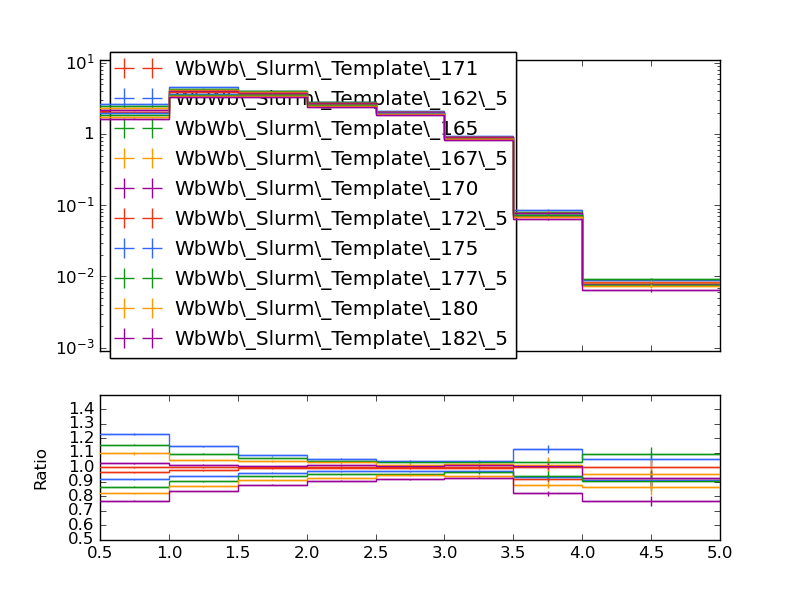

The script that saved this image:
#! /usr/bin/env python

# This Python script was auto-generated using YODA v2.0.1.
# Analysis object: /WbWb_singlelepton/dr_bw
# Timestamp: 12-01-2026 (12:51:18)

import matplotlib as mpl
import matplotlib.pyplot as plt
mpl.use('Agg') # comment out for interactive use
import os
import numpy as np

plotDir = os.path.split(os.path.realpath(__file__))[0]
if 'YODA_USER_PLOT_PATH' in globals():
    plot_outdir = globals()['YODA_USER_PLOT_PATH']
else:
    plot_outdir = plotDir

#plot style
plt.style.use(os.path.join(plotDir, '../default.mplstyle'))

plt.rcParams['text.usetex'] = False
plt.style.use(['classic'])
plt.rc('font', family='DejaVu Sans')
# plot metadata
figW, figH = plt.rcParams['figure.figsize']
ax_xLabel = r''
ax_yLabel = r''
ax_title  = r''
ax_xScale = 'linear'
ax_yScale = 'log'
xLims = (0.5, 5.0)
yLims = (0.0009000000000000001, 11.0)

# TeX-friendly labels for the legend
labels = {
    'legend' : ([ r"WbWb\_Slurm\_Template\_171", r"WbWb\_Slurm\_Template\_162\_5", r"WbWb\_Slurm\_Template\_165", r"WbWb\_Slurm\_Template\_167\_5", r"WbWb\_Slurm\_Template\_170", r"WbWb\_Slurm\_Template\_172\_5", r"WbWb\_Slurm\_Template\_175", r"WbWb\_Slurm\_Template\_177\_5", r"WbWb\_Slurm\_Template\_180", r"WbWb\_Slurm\_Template\_182\_5" ], r""),
}

# Adjust canvas width and height
canvasW = 10.0
canvasH = 9.0
figW *= canvasW/10.
figH *= canvasH/9.

# Create figure and axis objects
fig, (ax, ratio0_ax) = plt.subplots(2, 1, sharex=True,
                  figsize=(figW,figH), gridspec_kw={'height_ratios': (6.0, 3.0)})

# Set figure margins
plt.subplots_adjust(
    left   = 1.0 * plt.rcParams['figure.subplot.left'],
    right  = 1.0 * plt.rcParams['figure.subplot.right'],
    top    = 1.0 * plt.rcParams['figure.subplot.top'],
    bottom = 1.0 * plt.rcParams['figure.subplot.bottom'])

ratio0_ax.yaxis.set_major_locator(mpl.ticker.MultipleLocator(0.1))
ratio0_ax.set_ylim(0.5, 1.4999)
ratio0_ax.set_ylabel('Ratio')

# the numerical data is stored in a separate file
dataf = dict()
prefix = os.path.split(__file__)[0]
if prefix:    prefix = prefix + '/'
exec(open(prefix+'dr_bw__data.py').read(), dataf)


legend_handles = dict() # keep track of handles for the legend

# style options for curves
# starts at zorder>=5 to draw curve on top of legend
styles = {
  'WbWb_LO_PS_Had_171/Analysis/WbWb_Slurm_Template_171.yoda.gz': {
    'color' : '#EE3311',
    'linestyle' : '-',
    'linewidth' : 1,
    'marker' : 'none',
    'markersize' : 2,
    'capsize' : 0.0,
    'zorder' : 5,
    'histstyle' : 1,
    'drawstyle' : 'steps-pre',
    'xerrorbars' : 1,
    'yerrorbars' : 1,
    'fillcolor' : None,
    'fillopacity' : 1.0,
    'ratio0_linestyle' : '-',
    'ratio0_linewidth' : 1,
    'ratio0_marker' : 'none',
    'ratio0_markersize' : 2,
    'ratio0_capsize' : 0.0,
    'ratio0_zorder' : 5,
    'ratio0_histstyle' : 1,
    'ratio0_drawstyle' : 'steps-pre',
    'ratio0_xerrorbars' : 1,
    'ratio0_yerrorbars' : 1,
  },
  'WbWb_LO_PS_Had_162/Analysis/WbWb_Slurm_Template_162_5.yoda.gz': {
    'color' : '#3366FF',
    'linestyle' : '-',
    'linewidth' : 1,
    'marker' : 'none',
    'markersize' : 2,
    'capsize' : 0.0,
    'zorder' : 6,
    'histstyle' : 1,
    'drawstyle' : 'steps-pre',
    'xerrorbars' : 1,
    'yerrorbars' : 1,
    'fillcolor' : None,
    'fillopacity' : 1.0,
    'ratio0_linestyle' : '-',
    'ratio0_linewidth' : 1,
    'ratio0_marker' : 'none',
    'ratio0_markersize' : 2,
    'ratio0_capsize' : 0.0,
    'ratio0_zorder' : 6,
    'ratio0_histstyle' : 1,
    'ratio0_drawstyle' : 'steps-pre',
    'ratio0_xerrorbars' : 1,
    'ratio0_yerrorbars' : 1,
  },
  'WbWb_LO_PS_Had_165/Analysis/WbWb_Slurm_Template_165.yoda.gz': {
    'color' : '#109618',
    'linestyle' : '-',
    'linewidth' : 1,
    'marker' : 'none',
    'markersize' : 2,
    'capsize' : 0.0,
    'zorder' : 7,
    'histstyle' : 1,
    'drawstyle' : 'steps-pre',
    'xerrorbars' : 1,
    'yerrorbars' : 1,
    'fillcolor' : None,
    'fillopacity' : 1.0,
    'ratio0_linestyle' : '-',
    'ratio0_linewidth' : 1,
    'ratio0_marker' : 'none',
    'ratio0_markersize' : 2,
    'ratio0_capsize' : 0.0,
    'ratio0_zorder' : 7,
    'ratio0_histstyle' : 1,
    'ratio0_drawstyle' : 'steps-pre',
    'ratio0_xerrorbars' : 1,
    'ratio0_yerrorbars' : 1,
  },
  'WbWb_LO_PS_Had_167/Analysis/WbWb_Slurm_Template_167_5.yoda.gz': {
    'color' : '#FF9900',
    'linestyle' : '-',
    'linewidth' : 1,
    'marker' : 'none',
    'markersize' : 2,
    'capsize' : 0.0,
    'zorder' : 8,
    'histstyle' : 1,
    'drawstyle' : 'steps-pre',
    'xerrorbars' : 1,
    'yerrorbars' : 1,
    'fillcolor' : None,
    'fillopacity' : 1.0,
    'ratio0_linestyle' : '-',
    'ratio0_linewidth' : 1,
    'ratio0_marker' : 'none',
    'ratio0_markersize' : 2,
    'ratio0_capsize' : 0.0,
    'ratio0_zorder' : 8,
    'ratio0_histstyle' : 1,
    'ratio0_drawstyle' : 'steps-pre',
    'ratio0_xerrorbars' : 1,
    'ratio0_yerrorbars' : 1,
  },
  'WbWb_LO_PS_Had_170/Analysis/WbWb_Slurm_Template_170.yoda.gz': {
    'color' : '#990099',
    'linestyle' : '-',
    'linewidth' : 1,
    'marker' : 'none',
    'markersize' : 2,
    'capsize' : 0.0,
    'zorder' : 9,
    'histstyle' : 1,
    'drawstyle' : 'steps-pre',
    'xerrorbars' : 1,
    'yerrorbars' : 1,
    'fillcolor' : None,
    'fillopacity' : 1.0,
    'ratio0_linestyle' : '-',
    'ratio0_linewidth' : 1,
    'ratio0_marker' : 'none',
    'ratio0_markersize' : 2,
    'ratio0_capsize' : 0.0,
    'ratio0_zorder' : 9,
    'ratio0_histstyle' : 1,
    'ratio0_drawstyle' : 'steps-pre',
    'ratio0_xerrorbars' : 1,
    'ratio0_yerrorbars' : 1,
  },
  'WbWb_LO_PS_Had_172/Analysis/WbWb_Slurm_Template_172_5.yoda.gz': {
    'color' : '#EE3311',
    'linestyle' : '-',
    'linewidth' : 1,
    'marker' : 'none',
    'markersize' : 2,
    'capsize' : 0.0,
    'zorder' : 10,
    'histstyle' : 1,
    'drawstyle' : 'steps-pre',
    'xerrorbars' : 1,
    'yerrorbars' : 1,
    'fillcolor' : None,
    'fillopacity' : 1.0,
    'ratio0_linestyle' : '-',
    'ratio0_linewidth' : 1,
    'ratio0_marker' : 'none',
    'ratio0_markersize' : 2,
    'ratio0_capsize' : 0.0,
    'ratio0_zorder' : 10,
    'ratio0_histstyle' : 1,
    'ratio0_drawstyle' : 'steps-pre',
    'ratio0_xerrorbars' : 1,
    'ratio0_yerrorbars' : 1,
  },
  'WbWb_LO_PS_Had_175/Analysis/WbWb_Slurm_Template_175.yoda.gz': {
    'color' : '#3366FF',
    'linestyle' : '-',
    'linewidth' : 1,
    'marker' : 'none',
    'markersize' : 2,
    'capsize' : 0.0,
    'zorder' : 11,
    'histstyle' : 1,
    'drawstyle' : 'steps-pre',
    'xerrorbars' : 1,
    'yerrorbars' : 1,
    'fillcolor' : None,
    'fillopacity' : 1.0,
    'ratio0_linestyle' : '-',
    'ratio0_linewidth' : 1,
    'ratio0_marker' : 'none',
    'ratio0_markersize' : 2,
    'ratio0_capsize' : 0.0,
    'ratio0_zorder' : 11,
    'ratio0_histstyle' : 1,
    'ratio0_drawstyle' : 'steps-pre',
    'ratio0_xerrorbars' : 1,
    'ratio0_yerrorbars' : 1,
  },
  'WbWb_LO_PS_Had_177/Analysis/WbWb_Slurm_Template_177_5.yoda.gz': {
    'color' : '#109618',
    'linestyle' : '-',
    'linewidth' : 1,
    'marker' : 'none',
    'markersize' : 2,
    'capsize' : 0.0,
    'zorder' : 12,
    'histstyle' : 1,
    'drawstyle' : 'steps-pre',
    'xerrorbars' : 1,
    'yerrorbars' : 1,
    'fillcolor' : None,
    'fillopacity' : 1.0,
    'ratio0_linestyle' : '-',
    'ratio0_linewidth' : 1,
    'ratio0_marker' : 'none',
    'ratio0_markersize' : 2,
    'ratio0_capsize' : 0.0,
    'ratio0_zorder' : 12,
    'ratio0_histstyle' : 1,
    'ratio0_drawstyle' : 'steps-pre',
    'ratio0_xerrorbars' : 1,
    'ratio0_yerrorbars' : 1,
  },
  'WbWb_LO_PS_Had_180/Analysis/WbWb_Slurm_Template_180.yoda.gz': {
    'color' : '#FF9900',
    'linestyle' : '-',
    'linewidth' : 1,
    'marker' : 'none',
    'markersize' : 2,
    'capsize' : 0.0,
    'zorder' : 13,
    'histstyle' : 1,
    'drawstyle' : 'steps-pre',
    'xerrorbars' : 1,
    'yerrorbars' : 1,
    'fillcolor' : None,
    'fillopacity' : 1.0,
    'ratio0_linestyle' : '-',
    'ratio0_linewidth' : 1,
    'ratio0_marker' : 'none',
    'ratio0_markersize' : 2,
    'ratio0_capsize' : 0.0,
    'ratio0_zorder' : 13,
    'ratio0_histstyle' : 1,
    'ratio0_drawstyle' : 'steps-pre',
    'ratio0_xerrorbars' : 1,
    'ratio0_yerrorbars' : 1,
  },
  'WbWb_LO_PS_Had_182/Analysis/WbWb_Slurm_Template_182_5.yoda.gz': {
    'color' : '#990099',
    'linestyle' : '-',
    'linewidth' : 1,
    'marker' : 'none',
    'markersize' : 2,
    'capsize' : 0.0,
    'zorder' : 14,
    'histstyle' : 1,
    'drawstyle' : 'steps-pre',
    'xerrorbars' : 1,
    'yerrorbars' : 1,
    'fillcolor' : None,
    'fillopacity' : 1.0,
    'ratio0_linestyle' : '-',
    'ratio0_linewidth' : 1,
    'ratio0_marker' : 'none',
    'ratio0_markersize' : 2,
    'ratio0_capsize' : 0.0,
    'ratio0_zorder' : 14,
    'ratio0_histstyle' : 1,
    'ratio0_drawstyle' : 'steps-pre',
    'ratio0_xerrorbars' : 1,
    'ratio0_yerrorbars' : 1,
  },
}

# curve from input yoda files in main panel
for label, yvals in dataf['yvals'].items():
    if all(np.isnan(v) for v in dataf['yvals'][label]):
        continue
    tmp = None
    if styles[label]['histstyle']: # draw as histogram
        xpos = dataf['xedges'][label] if styles[label]['drawstyle'] else dataf['xpoints'][label]
        ypos = np.insert(yvals, 0, yvals[0]) if styles[label]['drawstyle'] else yvals
        if styles[label]['fillcolor']: # fill area below curve
            ax.fill_between(xpos, ypos, step='pre',
                            color=styles[label]['fillcolor'],
                            alpha=styles[label]['fillopacity'])
        tmp, = ax.plot(xpos, ypos,
                       color=styles[label]['color'],
                       linestyle=styles[label]['linestyle'],
                       linewidth=styles[label]['linewidth'],
                       drawstyle=styles[label]['drawstyle'], solid_joinstyle='miter',
                       zorder=styles[label]['zorder'], label=label)
    tmp = ax.errorbar(dataf['xpoints'][label], yvals,
                      xerr=np.array(dataf['xerrs'][label])*styles[label]['xerrorbars'],
                      yerr=np.array(dataf['yerrs'][label])*styles[label]['yerrorbars'],
                      fmt=styles[label]['marker'], capsize=styles[label]['capsize'],
                      markersize=styles[label]['markersize'],
                      ecolor=styles[label]['color'],
                      color=styles[label]['color'], zorder=styles[label]['zorder'])
    tmp[-1][0].set_linestyle(styles[label]['linestyle'])
    tmp[-1][0].set_linewidth(styles[label]['linewidth'])
    if label in dataf['add_legend_handle']:  legend_handles[label] = tmp
    for varLabel in dataf['variation_yvals'].keys():
        if varLabel.startswith(label):
            tmp, = ax.plot(dataf['xedges'][label], dataf['variation_yvals'][varLabel],
                           color=styles[label]['color'],
                           linestyle=styles[label]['linestyle'],
                           linewidth=styles[label]['linewidth'],
                           drawstyle='steps-pre', solid_joinstyle='miter',
                           zorder=styles[label]['zorder'], alpha=0.5)


# plots on ratio panel
# curve from input yoda files in ratio panel
for label, yvals in dataf['ratio0_yvals'].items():
    if all(np.isnan(v) for v in yvals):
        continue
    if styles[label]['ratio0_histstyle']: # plot as histogram
        xpos = dataf['xedges']['WbWb_LO_PS_Had_171/Analysis/WbWb_Slurm_Template_171.yoda.gz'] if styles[label]['ratio0_drawstyle'] else dataf['xpoints']['WbWb_LO_PS_Had_171/Analysis/WbWb_Slurm_Template_171.yoda.gz']
        ypos = np.insert(yvals, 0, yvals[0]) if styles[label]['ratio0_drawstyle'] else yvals
        ratio0_ax.plot(xpos, ypos,
                       color=styles[label]['color'],
                       linewidth=styles[label]['linewidth'],
                       linestyle=styles[label]['ratio0_linestyle'],
                       drawstyle=styles[label]['ratio0_drawstyle'], zorder=styles[label]['zorder'],
                       solid_joinstyle='miter')
    tmp = ratio0_ax.errorbar(dataf['xpoints']['WbWb_LO_PS_Had_171/Analysis/WbWb_Slurm_Template_171.yoda.gz'], yvals,
                             xerr=np.array(dataf['ref_xerrs'])*styles[label]['ratio0_xerrorbars'],
                             yerr=np.array(dataf['ratio0_yerrs'][label])*styles[label]['ratio0_yerrorbars'],
                             fmt=styles[label]['ratio0_marker'], capsize=styles[label]['ratio0_capsize'],
                             markersize=styles[label]['ratio0_markersize'],
                             ecolor=styles[label]['color'],
                             color=styles[label]['color'])
    tmp[-1][0].set_linestyle(styles[label]['ratio0_linestyle'])
    tmp[-1][0].set_linewidth(styles[label]['ratio0_linewidth'])

    for varlabel in dataf['ratio0_variation_vals'].keys():
        if varlabel.startswith(label):
            ratio0_ax.plot(dataf['xedges']['WbWb_LO_PS_Had_171/Analysis/WbWb_Slurm_Template_171.yoda.gz'],
                            dataf['ratio0_variation_vals'][varlabel],
                            color=styles[label]['color'],
                            linestyle=styles[label]['linestyle'],
                            linewidth=styles[label]['linewidth'],
                            drawstyle='steps-pre', solid_joinstyle='miter',
                            zorder=1, alpha=0.5)

legend_items = list(legend_handles.values())
ax.add_artist(ax.legend(legend_items,
                        labels['legend'][0],
                        title=labels['legend'][1],
                        alignment='left',
                        loc='center left',
                        bbox_to_anchor=(0.0, 0.5)))

# set plot metadata as defined above
ratio0_ax.set_xlabel(ax_xLabel)
ratio0_ax.xaxis.set_label_coords(1., -0.15)
ax.set_ylabel(ax_yLabel, ha='right', va='top')
ax.yaxis.set_label_coords(-0.11, 1.0)
ax.set_title(ax_title, loc='left')
ax.set_xscale(ax_xScale)
ax.set_yscale(ax_yScale)
ax.set_xlim(xLims)
ax.set_ylim(yLims)

# tick formatting
plt.rcParams['xtick.top'] = True
plt.rcParams['ytick.right'] = True
ax.yaxis.set_major_locator(mpl.ticker.LogLocator(base=10.0, numticks=np.inf))
ax.yaxis.set_minor_locator(mpl.ticker.LogLocator(
                           base=10.0, subs=np.arange(0.1, 1, 0.1), numticks=np.inf))
fig.align_ylabels((ax, ratio0_ax))
plt.savefig(os.path.join(plot_outdir, 'dr_bw.pdf'), format='PDF')
plt.savefig(os.path.join(plot_outdir, 'dr_bw.png'), format='PNG')

plt.close(fig)
